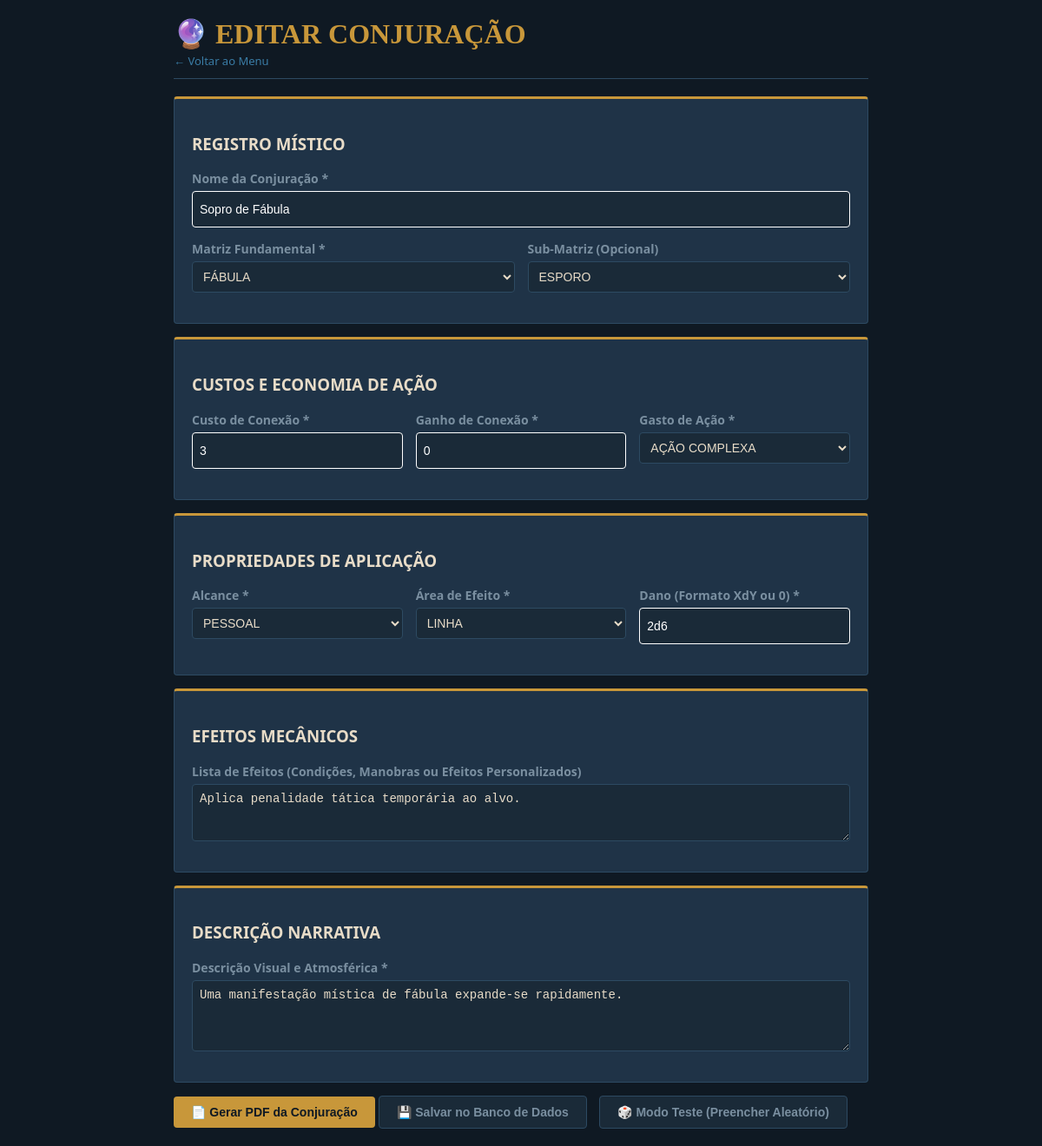
Screenshot of /edit/conjuracao/8 (signed in) with the database file from the repository.
### tables this page shows
CREATE TABLE conjuracoes (
                id INTEGER PRIMARY KEY AUTOINCREMENT,
                usuario_id INTEGER NOT NULL DEFAULT 1,
                nome TEXT NOT NULL, matriz TEXT NOT NULL, sub_matriz TEXT,
                custo INTEGER NOT NULL, ganho_conexao INTEGER NOT NULL,
                gasto_action TEXT NOT NULL, alcance TEXT NOT NULL, area TEXT NOT NULL,
                dano TEXT NOT NULL, efeitos TEXT, descricao TEXT
            );

### controllers/route_controller.py (the view)
@bp.route('/edit/<sheet_type>/<int:entity_id>')
@login_required
def edit_entity(sheet_type, entity_id):
    if sheet_type not in ['conjurador', 'conjuracao', 'familiar', 'reliquia']:
        return "Not Found", 404
    entity = CharacterModel.get_entity_by_id(sheet_type, entity_id)
    if not entity:
        return f"{sheet_type.capitalize()} não encontrado(a)", 404
    if 'usuario_id' in entity.keys() and entity['usuario_id'] != current_user.id:
        abort(403)
    return render_template(f'{sheet_type}.html', constants=constants, sheet_type=sheet_type, entity=entity)

### app.py (called while the page is built)
@app.before_request
def update_user_activity():
    if current_user.is_authenticated:
        conn = sqlite3.connect('database.db')
        cursor = conn.cursor()
        cursor.execute("UPDATE usuarios SET last_active = ? WHERE id = ?",
                       (datetime.now(), current_user.id))
        conn.commit()
        conn.close()

@app.after_request
def add_header(response):
    response.headers["Cache-Control"] = "no-cache, no-store, must-revalidate"
    response.headers["Pragma"] = "no-cache"
    response.headers["Expires"] = "0"
    return response

@login_manager.user_loader
def load_user(user_id):
    return Usuario.get_by_id(int(user_id))

### models/character.py (called while the page is built)
    @staticmethod
    def get_entity_by_id(sheet_type, entity_id):
        tabelas = {"conjuracao": "conjuracoes", "conjurador": "conjuradores", "familiar": "familiares", "reliquia": "reliquias"}
        conn = sqlite3.connect(DB_PATH)
        conn.row_factory = sqlite3.Row
        cursor = conn.cursor()
        cursor.execute(f"SELECT * FROM {tabelas[sheet_type]} WHERE id = ?", (entity_id,))
        row = cursor.fetchone()
        conn.close()
        return row

### models/user.py (called while the page is built)
    @staticmethod
    def get_by_id(user_id):
        conn = sqlite3.connect('database.db')
        cursor = conn.cursor()
        cursor.execute("SELECT id, username, password FROM usuarios WHERE id = ?", (user_id,))
        row = cursor.fetchone()
        conn.close()
        return Usuario(row[0], row[1], row[2]) if row else None

### templates/conjuracao.html (shortened to what this page needs)
{% extends 'base.html' %}
{% block content %}
<div class="header">
    <h1>🔮 {% if entity %}EDITAR CONJURAÇÃO{% else %}NOVA CONJURAÇÃO{% endif %}</h1>
    <a href="/" style="color: var(--accent2); text-decoration: none; font-size: 13px;">← Voltar ao Menu</a>
</div>
<form id="sheetForm" action="{% if entity %}/save_and_process/{{ sheet_type }}/{{ entity.id }}{% else %}/save_and_process/{{ sheet_type }}{% endif %}" method="POST">
    <div class="card">
        <h3>REGISTRO MÍSTICO</h3>
        <div class="form-group">
            <label>Nome da Conjuração *</label>
            <input type="text" name="NOME" id="NOME" value="{{ entity.nome if entity else '' }}" required>
        </div>
        <div class="grid-3" style="grid-template-columns: repeat(2, 1fr);">
            <div class="form-group">
                <label>Matriz Fundamental *</label>
                <select name="MATRIZ" id="MATRIZ" required>
                    {% for m in ['INCÊNDIO', 'INUNDAÇÃO', 'TEMPESTADE', 'CICLONE', 'TERREMOTO', 'NEUTRO', 'MARCIAL', 'FAUNA', 'FLORA', 'GUARDIÃO', 'FÁBULA', 'SÓLIDO', 'MALEÁVEL', 'ESCURO', 'ESPIRITUAL', 'MENTAL'] %}
                    <option value="{{ m }}" {% if entity and entity.matriz == m %}selected{% endif %}>{{ m }}</option>
                    {% endfor %}
                </select>
            </div>
            <div class="form-group">
                <label>Sub-Matriz (Opcional)</label>
                <select name="SUB_MATRIZ" id="SUB_MATRIZ">
                    {% for sm in ['ESPIRAL', 'ONDA', 'FÚRIA', 'ESPORO', 'TEMPERATURA'] %}
                    <option value="{{ sm }}" {% if entity and entity.sub_matriz == sm %}selected{% endif %}>{{ sm }}</option>
                    {% endfor %}
                </select>
            </div>
        </div>
    </div>
    <div class="card">
        <h3>CUSTOS E ECONOMIA DE AÇÃO</h3>
        <div class="grid-3">
            <div class="form-group">
                <label>Custo de Conexão *</label>
                <input type="number" name="CUSTO" id="CUSTO" value="{{ entity.custo if entity else 0 }}" min="0" required>
            </div>
            <div class="form-group">
                <label>Ganho de Conexão *</label>
                <input type="number" name="GANHO_CONEXAO" id="GANHO_CONEXAO" value="{{ entity.ganho_conexao if entity else 0 }}" min="0" required>
            </div>
            <div class="form-group">
                <label>Gasto de Ação *</label>
                <select name="GASTO_ACAO" id="GASTO_ACAO" required>
                    {% for ac in ['AÇÃO DE LOCOMOÇÃO', 'AÇÃO COMPLEXA', 'AÇÃO EXTRA'] %}
                    <option value="{{ ac }}" {% if entity and entity.gasto_action == ac %}selected{% endif %}>{{ ac }}</option>
                    {% endfor %}
                </select>
            </div>
        </div>
    </div>
    <div class="card">
        <h3>PROPRIEDADES DE APLICAÇÃO</h3>
        <div class="grid-3">
            <div class="form-group">
                <label>Alcance *</label>
                <select name="ALCANCE" id="ALCANCE" required>
                    {% for al in ['PESSOAL', 'CORPO A CORPO', 'CURTO', 'MÉDIO', 'LONGO', 'EXTREMO'] %}
                    <option value="{{ al }}" {% if entity and entity.alcance == al %}selected{% endif %}>{{ al }}</option>
                    {% endfor %}
                </select>
            </div>
            <div class="form-group">
                <label>Área de Efeito *</label>
                <select name="AREA" id="AREA" required>
                    {% for ar in ['ALVO', 'LINHA', 'CONE', 'CÍRCULO', 'ZONA'] %}
                    <option value="{{ ar }}" {% if entity and entity.area == ar %}selected{% endif %}>{{ ar }}</option>
                    {% endfor %}
                </select>
            </div>
            <div class="form-group">
                <label>Dano (Formato XdY ou 0) *</label>
                <input type="text" name="DANO" id="DANO" value="{{ entity.dano if entity else '0' }}" required>
            </div>
        </div>
    </div>
    <div class="card">
        <h3>EFEITOS MECÂNICOS</h3>
        <div class="form-group">
            <label>Lista de Efeitos (Condições, Manobras ou Efeitos Personalizados)</label>
            <textarea name="EFEITOS" id="EFEITOS" rows="3" placeholder="Insira as regras mecânicas...">{{ entity.efeitos if entity else '' }}</textarea>
        </div>
    </div>
    <div class="card">
        <h3>DESCRIÇÃO NARRATIVA</h3>
        <div class="form-group">
            <label>Descrição Visual e Atmosférica *</label>
            <textarea name="DESCRICAO" id="DESCRICAO" rows="4" placeholder="Descreva a manifestação visual..." required>{{ entity.descricao if entity else '' }}</textarea>
        </div>
    </div>
        <button type="submit" class="btn">📄 Gerar PDF da Conjuração</button>
        <button type="submit" class="btn btn-secondary" onclick="document.getElementById('action_type').value='database'">💾 Salvar no Banco de Dados</button>
        <button type="button" class="btn btn-secondary" onclick="activateTestMode()">🎲 Modo Teste (Preencher Aleatório)</button>
</form>
{% endblock %}

### templates/base.html (style rules this page uses)
:root { --bg: #0F1923; --panel: #1A2A38; --card: #1F3347; --accent: #C8973A; --accent2: #3A7CA5; --text: #E8DCC8; --muted: #7A8FA0; --border: #2D4A62; }
body { background: var(--bg); color: var(--text); font-family: 'Segoe UI', sans-serif; margin: 0; padding: 20px; }
.header { border-bottom: 1px solid var(--border); padding-bottom: 10px; margin-bottom: 20px; }
.header h1 { color: var(--accent); font-family: 'Georgia', serif; margin: 0; }
.card { background: var(--card); border: 1px solid var(--border); border-top: 3px solid var(--accent); padding: 20px; margin-bottom: 15px; border-radius: 4px; }
.form-group { margin-bottom: 15px; display: flex; flex-direction: column; }
label { font-weight: bold; margin-bottom: 5px; color: var(--muted); font-size: 14px; }
input, select, textarea { background: var(--panel); color: var(--text); border: 1px solid var(--border); padding: 8px; border-radius: 4px; font-size: 14px; }
.btn { background: var(--accent); color: var(--bg); font-weight: bold; border: none; padding: 10px 20px; cursor: pointer; border-radius: 4px; font-size: 14px; }
.btn-secondary { background: var(--panel); color: var(--muted); border: 1px solid var(--border); margin-right: 10px; }
.grid-3 { display: grid; grid-template-columns: repeat(3, 1fr); gap: 15px; }
input { display: block !important; visibility: visible !important; opacity: 1 !important; background: #1A2A38 !important; color: white !important; border: 1px solid white !important; height: 24px !important; }

### rows the page displays
conjuracoes: NOME "Sopro de Fábula", MATRIZ "FÁBULA", SUB_MATRIZ "ESPORO", CUSTO "3", GANHO_CONEXAO "0", GASTO_ACAO "AÇÃO COMPLEXA", ALCANCE "PESSOAL", AREA "LINHA", DANO "2d6", EFEITOS "Aplica penalidade tática temporária ao alvo.", DESCRICAO "Uma manifestação mística de fábula expande-se rapidamente."
